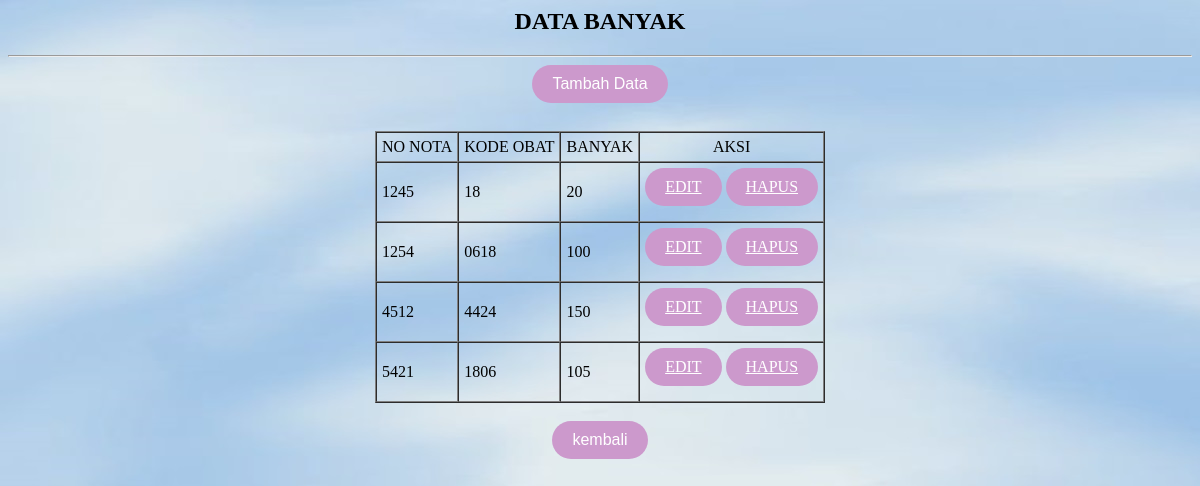
/databanyak.php, run on the app's committed database.
### tables this page shows
CREATE TABLE `banyak` (
  `no_nota` int(11) NOT NULL,
  `kode_obat` varchar(25) NOT NULL,
  `banyak` int(11) NOT NULL
);

### databanyak.php (the view, shortened to what this page needs)
<?php
	include'koneksi.php';
?>
<html>
<head>
</head>
<body background="bg1.jpg">
	<h2><center>DATA BANYAK</h2>
	<hr>
	<center><input type="button" value="Tambah Data" onClick="location.href='tambahbanyak.php'"></center>
	<br>
	<table border='1' cellspacing="0" cellpadding='5' align="center">
	<tr align="center">
		<td>NO NOTA</td>
		<td>KODE OBAT</td>
		<td>BANYAK</td>
		<td>AKSI</td>
	</tr>
	<?php
		$sql="SELECT * FROM banyak";
		$query=mysqli_query($db_link,$sql);
		while($data = mysqli_fetch_array($query))
		{
		?>
		<tr>
		<td><?php echo "$data[no_nota]"; ?></td>
		<td><?php echo "$data[kode_obat]"; ?></td>
		<td><?php echo "$data[banyak]"; ?></td>
		<td>
			<a class="btn-edit"  href="editbanyak.php?id=<?php echo "$data[no_nota]"; ?>">EDIT</a>
			<a class="btn-delete" href="hapusbanyak.php?id=<?php echo "$data[no_nota]"; ?>" onClick="return confirm('Anda yakin?')">HAPUS</a>
		</td>
		</tr>
		<?php
		}
	?>
	</table><br>
<center>
<a href="../naya/halaman1.html">
	<input type='button' value='kembali'>
</body>
</html>

### databanyak.php (style rules this page uses)
input[type="button"] { padding: 10px 20px; background-color: #CC99CC; border: none; color: white; text-align: center; text-decoretion: none; display: inline-block; font-size: 16px; margin-bottom: 10px; cursor: pointex; border-radius: 50px; }
.btn-edit { padding: 10px 20px; background-color: #CC99CC; border: none; color: white; text-align: center; text-decoretion: none; display: inline-block; font-size: 16px; margin-bottom: 10px; cursor: pointex; border-radius: 50px; }
.btn-delete { padding: 10px 20px; background-color: #CC99CC; border: none; color: white; text-align: center; text-decoretion: none; display: inline-block; font-size: 16px; margin-bottom: 10px; cursor: pointex; border-radius: 50px; }

### data on the page
banyak: no_nota "1245", kode_obat "18", banyak "20"
banyak: no_nota "1254", kode_obat "0618", banyak "100"
banyak: no_nota "4512", kode_obat "4424", banyak "150"
banyak: no_nota "5421", kode_obat "1806", banyak "105"
